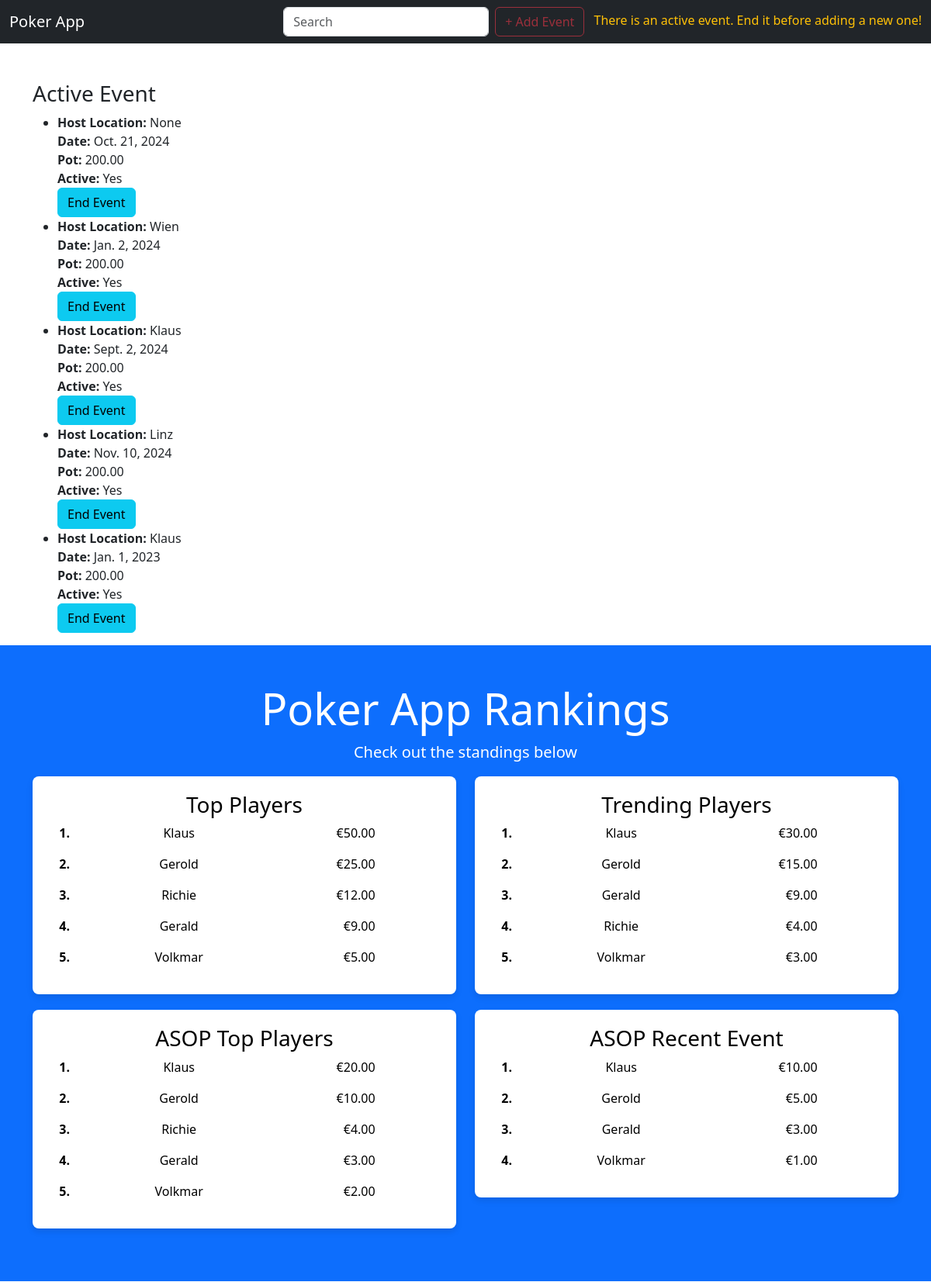
The app's page / (upper part), older data.
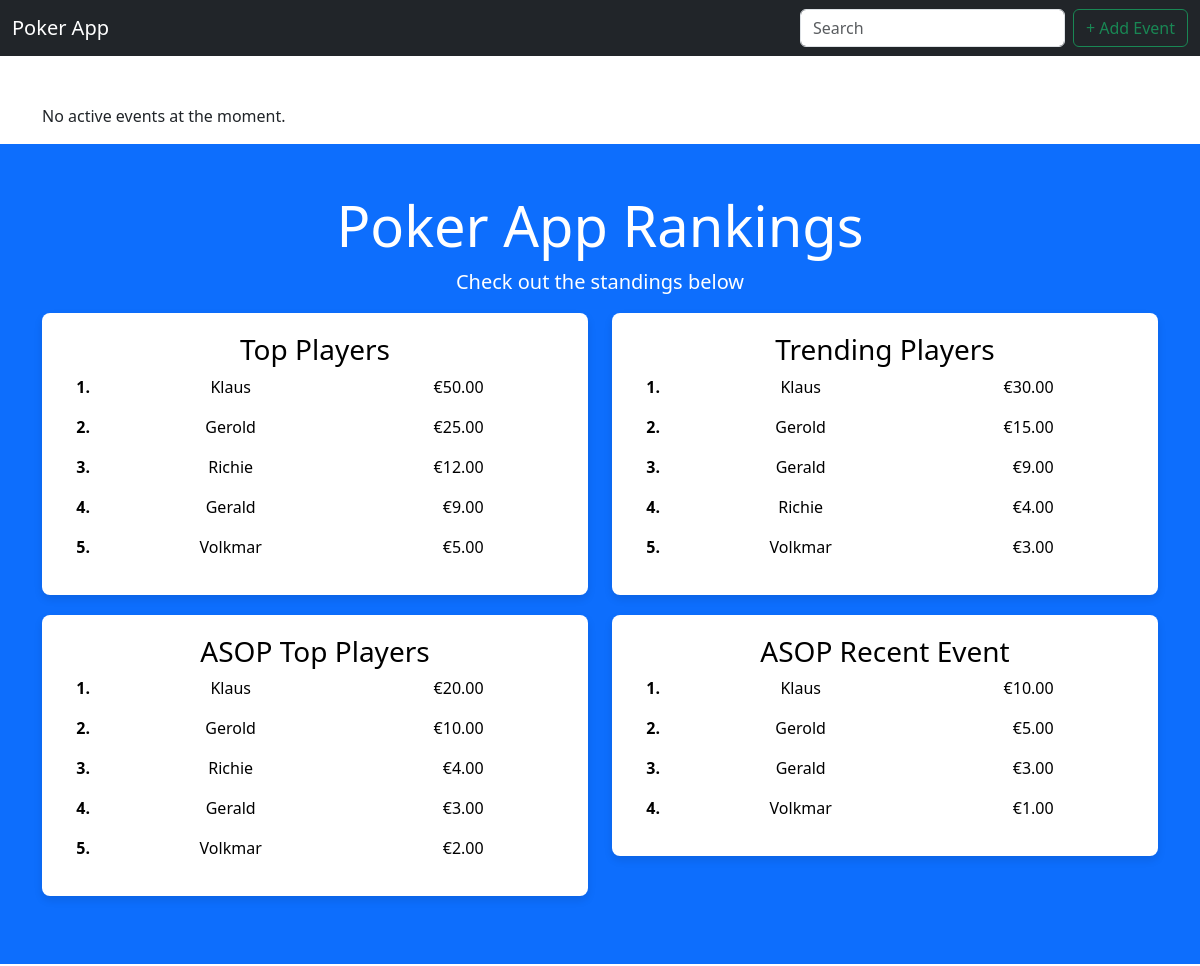
The same page, newer data.
### poker_data/models.py (models this page shows, shortened)
class Event(models.Model):
    host_location = models.CharField(max_length=100, blank=True, null=True)  # formerly "gastgeber_ort"
    participants = models.ManyToManyField(Player, through='EventParticipation', related_name='events')  # formerly "teilnehmer"
    pot = models.DecimalField(max_digits=10, decimal_places=2)
    date = models.DateField()  # formerly "datum" #TODO change format to dd.mm.yyyy
    active = models.BooleanField(default=True)  # formerly "active"
    asop = models.BooleanField(default=False)  # formerly "asop"
    host_player = models.ForeignKey(Player, on_delete=models.SET_NULL, blank=True, null=True, related_name='hosted_events')  # formerly "gastgeber_spieler"

class Player(models.Model):
    name = models.CharField(max_length=100)
    founding_member = models.BooleanField(default=False)
    first_participation = models.DateField(blank=True, null=True)
    total_earnings = models.DecimalField(max_digits=10, decimal_places=2, default=0)

### poker_events/views.py (the view)
# urls.py: 2. Add a URL to urlpatterns:  path('', views.home, name='home')
def home(request):
    top_players = Player.objects.all().order_by('-total_earnings')
    recent_events = Event.objects.order_by('-date')[:3]
    trend_players = (
        Player.objects.filter(event_participations__event__in=recent_events)
        .annotate(total_trend_earnings=Sum('event_participations__earnings', filter=Q(event_participations__event__in=recent_events)))
        .order_by('-total_trend_earnings')
    )
    if not trend_players.exists():
        trend_players = top_players
    active_events = Event.objects.filter(active=True)
    active_events_exist = active_events.exists()
    asop_players = (
        Player.objects.filter(event_participations__event__asop=True)
        .annotate(total_asop_earnings=Sum('event_participations__earnings'))
        .order_by('-total_asop_earnings')
    )
    last_asop_event = Event.objects.filter(asop=True).order_by('-date').first()
    last_asop_players = (
        Player.objects.filter(event_participations__event=last_asop_event)
        .annotate(last_asop_earnings=Sum('event_participations__earnings'))
        .order_by('-last_asop_earnings')
    )
    return render(request, 'home.html', {
        'top_players': top_players,
        'trend_players': trend_players,
        'asop_players': asop_players,
        'last_asop_players': last_asop_players,
        'active_events_exist': active_events_exist,
        'active_events': active_events,  # Pass active events to the template
    })

### poker_data/context_processors.py (called while the page is built)
def active_events_status(request):
    return {
        'active_events_exist': Event.objects.filter(active=True).exists()
    }

### templates/home.html (shortened to what this page needs)
{% extends 'base.html' %}
{% block content %}
  <div class="container mt-5">
    {% if active_events_exist %}
      <h3>Active Event</h3>
      <ul>
        {% for event in active_events %}
          <li>
            <strong>Host Location:</strong> {{ event.host_location }} <br />
            <strong>Date:</strong> {{ event.date }} <br />
            <strong>Pot:</strong> {{ event.pot }} <br />
            <strong>Active:</strong> {{ event.active|yesno:'Yes,No' }} <br />
            <a href="{% url 'end_event' event.id %}" class="btn btn-info">End Event</a>
          </li>
        {% endfor %}
      </ul>
    {% else %}
      <p>No active events at the moment.</p>
    {% endif %}
  </div>
  <section class="bg-primary text-white text-center py-5">
    <div class="container">
      <h1 class="display-4">Poker App Rankings</h1>
      <p class="lead">Check out the standings below</p>
      <div class="row text-black">
        <div class="col-md-6">
          <div class="ranking-card">
            <h3>Top Players</h3>
            <ol class="list-unstyled">
              {% for player in top_players %}
                <li class="d-flex justify-content-start align-items-center mb-3">
                  <div class="rank col-1">
                    <strong>{{ forloop.counter }}.</strong>
                  </div>
                  <div class="player-name col-6">{{ player.name }}</div>
                  <div class="earnings col-3 text-end">€{{ player.total_earnings|floatformat:2 }}</div>
                </li>
              {% endfor %}
            </ol>
          </div>
        </div>
        <div class="col-md-6">
          <div class="ranking-card">
            <h3>Trending Players</h3>
            <ol class="list-unstyled">
              {% for player in trend_players %}
                <li class="d-flex justify-content-start align-items-center mb-3">
                  <div class="rank col-1">
                    <strong>{{ forloop.counter }}.</strong>
                  </div>
                  <div class="player-name col-6">{{ player.name }}</div>
                  <div class="earnings col-3 text-end">€{{ player.total_trend_earnings|floatformat:2 }}</div>
                </li>
              {% endfor %}
            </ol>
          </div>
        </div>
        <div class="col-md-6">
          <div class="ranking-card">
            <h3>ASOP Top Players</h3>
            <ol class="list-unstyled">
              {% for player in asop_players %}
                <li class="d-flex justify-content-start align-items-center mb-3">
                  <div class="rank col-1">
                    <strong>{{ forloop.counter }}.</strong>
                  </div>
                  <div class="player-name col-6">{{ player.name }}</div>
                  <div class="earnings col-3 text-end">€{{ player.total_asop_earnings|floatformat:2 }}</div>
                </li>
              {% endfor %}
            </ol>
          </div>
        </div>
        <div class="col-md-6">
          <div class="ranking-card">
            <h3>ASOP Recent Event</h3>
            <ol class="list-unstyled">
              {% for player in last_asop_players %}
                <li class="d-flex justify-content-start align-items-center mb-3">
                  <div class="rank col-1">
                    <strong>{{ forloop.counter }}.</strong>
                  </div>
                  <div class="player-name col-6">{{ player.name }}</div>
                  <div class="earnings col-3 text-end">€{{ player.last_asop_earnings|floatformat:2 }}</div>
                </li>
              {% endfor %}
            </ol>
          </div>
        </div>
      </div>
    </div>
  </section>
{% endblock %}

Row changes from the older to the newer data that the page shows:
no longer on this page (row edited): Event: host_location "None", date "Oct. 21, 2024", pot "200.00", active "Yes"
no longer on this page (row edited): Event: host_location "Wien", date "Jan. 2, 2024", pot "200.00", active "Yes"
no longer on this page (row edited): Event: host_location "Klaus", date "Sept. 2, 2024", pot "200.00", active "Yes"
no longer on this page (row edited): Event: host_location "Linz", date "Nov. 10, 2024", pot "200.00", active "Yes"
no longer on this page (row edited): Event: host_location "Klaus", date "Jan. 1, 2023", pot "200.00", active "Yes"
Text that changed along with them:
text no longer shown: "There is an active event. End it before adding a new one! Active Event"
text now shown: "No active events at the moment."
